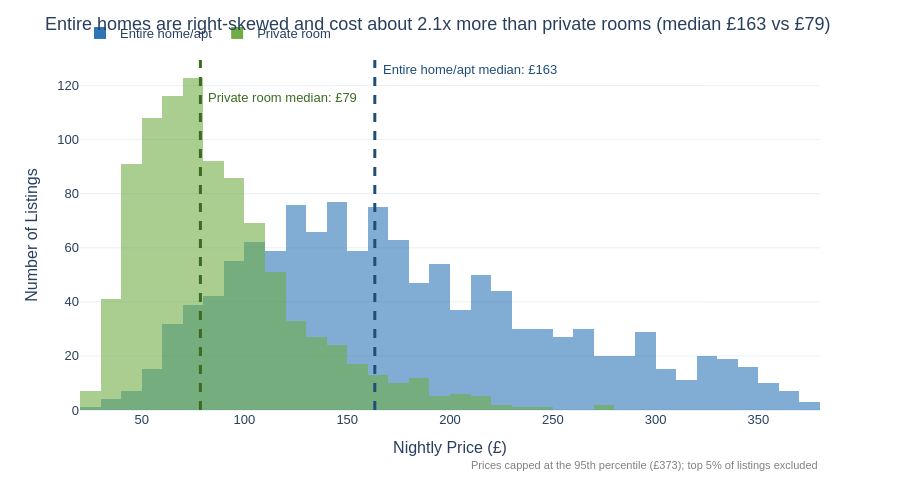

Source (notebook cell):
### Markdown cell above
## Task 1 — Histogram: price by room type (overlapping distributions)

**What to build:** A histogram showing price distributions for **Entire home/apt vs Private room** (exclude Shared room — too few observations) overlaid on the same chart.

**Requirements:**
- Both room types on the same chart (use `color='room_type'`)
- `barmode='overlay'` with `opacity=0.6` so both distributions are visible
- A vertical line for the median of EACH room type, differently coloured
- Insight title comparing the two distributions

### Code cell
# Task 1
# YOUR CODE HERE
# Task 1 - overlapping histogram of price: Entire home/apt vs Private room

# Keep only the two room types we compare (Shared room has too few listings)
two = df_cap[df_cap['room_type'].isin(['Entire home/apt', 'Private room'])]

# Median price of each room type: a small table with one number per room type
medians = two.groupby('room_type')['price'].median()

# Build the histogram
fig = px.histogram(
    data_frame=two,                      
    x='price',                           
    color='room_type',                   
    barmode='overlay',                   
    opacity=0.6,                         
    nbins=50,                            
    color_discrete_map={'Entire home/apt': '#2E75B6',   
                        'Private room': '#70AD47'},     
    labels={'price': 'Nightly Price (£)', 'room_type': ''},
    template='plotly_white',             
    height=500,
)

# One dashed vertical median line per room type, in a darker version of its colour
line_colours = {'Entire home/apt': '#1F4E79', 'Private room': '#3B6B1F'}
for i, (room, med) in enumerate(medians.items()):   
    fig.add_vline(
        x=med, line_dash='dash', line_width=3, line_color=line_colours[room],
        annotation=dict(
            text=f'{room} median: £{med:.0f}',          
            font=dict(color=line_colours[room], size=13),
            xanchor='left', xshift=6,                   
            y=1 - 0.08 * i, yref='paper',               
        ),
    )

# Disclose the cap (Rule 1): tell the viewer the top 5% was removed
fig.add_annotation(
    text=f'Prices capped at the 95th percentile (£{p95:.0f}); top 5% of listings excluded',
    xref='paper', yref='paper', x=1, y=-0.18,           
    showarrow=False, xanchor='right', font=dict(size=11, color='grey'),
)

# Insight title naming the shape and the gap between the two distributions
gap = medians['Entire home/apt'] / medians['Private room']
fig.update_layout(
    title=(f'Entire homes are right-skewed and cost about {gap:.1f}x more than private rooms '
           f'(median £{medians["Entire home/apt"]:.0f} vs £{medians["Private room"]:.0f})'),
    font=dict(family='Arial', size=13),
    yaxis=dict(title='Number of Listings'),
    legend=dict(orientation='h', x=0, y=1.12, title=''),  
    margin=dict(b=90),                                    
)
fig.show()

### Figure 1 — Plotly figure (JSON) as saved in the notebook; plotly's stock layout.template omitted (floating-point values rounded to 4 significant figures; data arrays with more than 128 entries replaced by an {"elided": "..."} marker saying what was removed)
{"data": [{"bingroup": "x", "hovertemplate": "=Entire home/apt<br>Nightly Price (£)=%{x}<br>count=%{y}<extra></extra>", "legendgroup": "Entire home/apt", "marker": {"color": "#2E75B6", "opacity": 0.6, "pattern": {"shape": ""}}, "name": "Entire home/apt", "nbinsx": 50, "orientation": "v", "showlegend": true, "type": "histogram", "x": {"elided": "1251 float values"}, "xaxis": "x", "yaxis": "y"}, {"bingroup": "x", "hovertemplate": "=Private room<br>Nightly Price (£)=%{x}<br>count=%{y}<extra></extra>", "legendgroup": "Private room", "marker": {"color": "#70AD47", "opacity": 0.6, "pattern": {"shape": ""}}, "name": "Private room", "nbinsx": 50, "orientation": "v", "showlegend": true, "type": "histogram", "x": {"elided": "942 float values"}, "xaxis": "x", "yaxis": "y"}], "layout": {"annotations": [{"font": {"color": "#1F4E79", "size": 13}, "showarrow": false, "text": "Entire home/apt median: £163", "x": 163.4, "xanchor": "left", "xref": "x", "xshift": 6, "y": 1, "yanchor": "top", "yref": "y domain"}, {"font": {"color": "#3B6B1F", "size": 13}, "showarrow": false, "text": "Private room median: £79", "x": 78.57, "xanchor": "left", "xref": "x", "xshift": 6, "y": 0.92, "yanchor": "top", "yref": "y domain"}, {"font": {"color": "grey", "size": 11}, "showarrow": false, "text": "Prices capped at the 95th percentile (£373); top 5% of listings excluded", "x": 1, "xanchor": "right", "xref": "paper", "y": -0.18, "yref": "paper"}], "barmode": "overlay", "font": {"family": "Arial", "size": 13}, "height": 500, "legend": {"orientation": "h", "title": {"text": ""}, "tracegroupgap": 0, "x": 0, "y": 1.12}, "margin": {"b": 90, "t": 60}, "shapes": [{"line": {"color": "#1F4E79", "dash": "dash", "width": 3}, "type": "line", "x0": 163.4, "x1": 163.4, "xref": "x", "y0": 0, "y1": 1, "yref": "y domain"}, {"line": {"color": "#3B6B1F", "dash": "dash", "width": 3}, "type": "line", "x0": 78.57, "x1": 78.57, "xref": "x", "y0": 0, "y1": 1, "yref": "y domain"}], "title": {"text": "Entire homes are right-skewed and cost about 2.1x more than private rooms (median £163 vs £79)"}, "xaxis": {"anchor": "y", "domain": [0, 1], "title": {"text": "Nightly Price (£)"}}, "yaxis": {"anchor": "x", "domain": [0, 1], "title": {"text": "Number of Listings"}}}}
